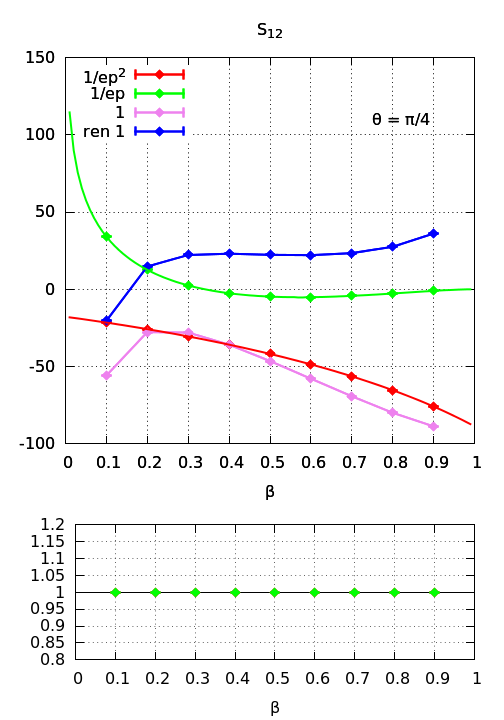

This figure's gnuplot source:
#
 
set terminal pngcairo enhanced size 7in, 10in 
set output 'soft-function-qq-im-beta.png'

set multiplot

set ylabel ""
set xlabel "{/Symbol b}"
#set format y "10^{%T}"

set style line 1 lt 1 lw 2 pt 13 ps 1.2 lc rgb "red" 
set style line 2 lt 1 lw 2 pt 13 ps 1.2 lc rgb "green" 
set style line 3 lt 1 lw 2 pt 13 ps 1.2 lc rgb "blue" 
set style line 4 lt 1 lw 2 pt 13 ps 1.2 lc rgb "violet" 

set grid
set xrange [0:1]
set xtics 0.1
set size 1.0, 0.7

#-----------------------------------------------------------------------------
#-----------------------------------------------------------------------------
#-- Plots
#-----------------------------------------------------------------------------
#-----------------------------------------------------------------------------
#-----------------------------------------------------------------------------
set origin 0.0,0.3
set key top left
set yrange [-100:150]
set title 'S_{12}'
set label 2 "{/Symbol q} = {/Symbol p}/4" at graph 0.75, 0.84 left 
plot   \
  '<paste ../table1cut-im.dat'   u 1:2:5 w err ls 1 t '1/ep^2',\
  '<paste ../table1cut-im.dat'   u 1:3:6 w err ls 2 t '1/ep',\
  '<paste ../table1cut-im.dat'   u 1:4:7 w err ls 4 t '1',\
  ''   u 1:4 w l ls 4 t '',\
  '<paste ../table1cut-im.dat ../common/tablerge2ep0.dat'  \
       u 1:($4+$13):7 w err ls 3 t 'ren 1',\
  ''   u 1:($4+$13) w l ls 3 t ''

replot \
  '../common/tablerge.dat' u 1:(-$10) w l ls 1 t '',\
  '../common/tablerge.dat' u 1:(-$11) w l ls 2 t '',\

set size 1.0, 0.3
unset title
unset label 2


#-----------------------------------------------------------------------------
#-----------------------------------------------------------------------------
#-- Ratios
#-----------------------------------------------------------------------------
#-----------------------------------------------------------------------------
set origin 0.0,0.0
set yrange [0.8:1.2]
plot   \
   1 lt -1 t '',\
  '<paste ../table1cut-im.dat ../common/tablerge2.dat'  \
  u 1:(-$2/$17):($5/$17) w err ls 1 t '',\
  '<paste ../table1cut-im.dat ../common/tablerge2.dat'  \
  u 1:(-$3/$18):($6/$18) w err ls 2 t ''
